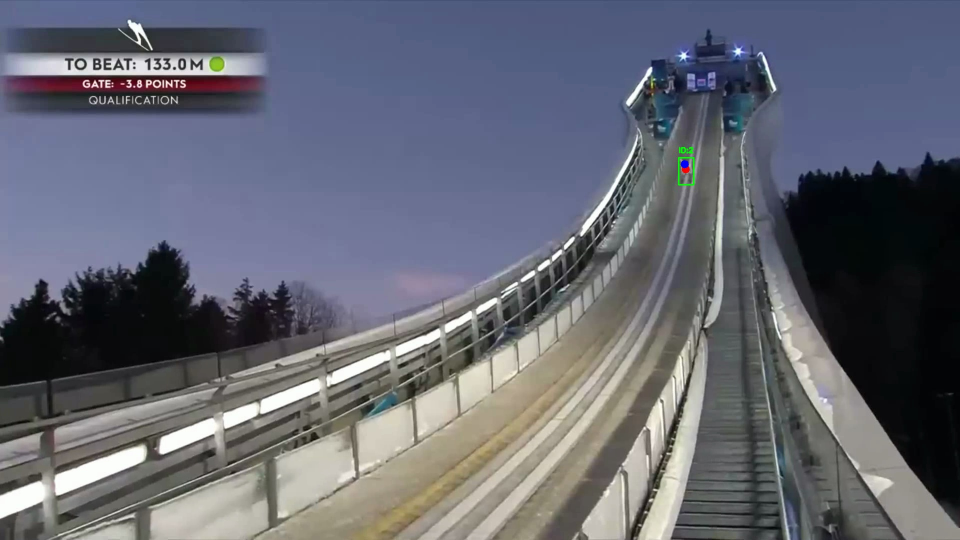
#> input picture report/images/new_images/selected_frame1.jpg, 1920 x 1080 px (shown at 1/2 size)
$ python -i line_extraction.py   (imports and definitions only)   (older library calls are emulated)
#> lines starting #> are read from the running program, lines starting #| are printed output that depends on the picture; after the words box and inside, x2 and y2 are one past the last pixel; in counts of white or black regions, pixels touching at a corner belong together
#> further down, picture is the input picture: shape (1080, 1920, 3); mean B, G, R 114.1, 103.2, 100.8
# Image line extraction operations
# Step one converts the frame to grayscale and smooths it
# Step two applies contrast enhancement and Sobel magnitude before Canny edge detection
# Step three restricts detection to the lower search region controlled by LINE_SEARCH_TOP_RATIO
# Step four optionally runs LSD and Hough segment detectors
# Step five filters segments by length width and edge support
# Step six delegates final deduplication and ranking to tool_line select_lines
# Option USE_LSD_DETECTOR enables the line segment detector path
# Option USE_HOUGH_DETECTOR enables the probabilistic Hough path
# Option USE_VERTICAL_CLOSE_FOR_HOUGH adds vertical morphological closing before Hough
# Options LSD_MIN_LINE_LENGTH_PX LSD_MAX_LINE_WIDTH_PX and LSD_MIN_EDGE_SUPPORT_RATIO tune LSD filtering
# Options HOUGH_ATTEMPTS HOUGH_MIN_LINE_LENGTH_PX and HOUGH_MAX_LINE_GAP_PX tune Hough filtering
# Formula edge support ratio is hits divided by sampled points along the segment
# Formula segment length is sqrt((x2-x1)^2 + (y2-y1)^2)

from __future__ import annotations

import cv2
import numpy as np

from src.track_geometry.tool_line import select_lines


LINE_SEARCH_TOP_RATIO = 0.6
USE_LSD_DETECTOR = True
USE_HOUGH_DETECTOR = False
USE_VERTICAL_CLOSE_FOR_HOUGH = False
VERTICAL_CLOSE_KERNEL_WIDTH = 3
VERTICAL_CLOSE_KERNEL_HEIGHT = 25

LSD_MIN_LINE_LENGTH_PX = 25.0
LSD_MAX_LINE_WIDTH_PX = 6.0
LSD_MIN_EDGE_SUPPORT_RATIO = 0.12
EDGE_SUPPORT_RADIUS_PX = 1

HOUGH_ATTEMPTS = [
    (90, 0.025),
    (65, 0.035),
    (45, 0.045),
]
HOUGH_MIN_LINE_LENGTH_PX = 40
HOUGH_MIN_LINE_LENGTH_RATIO = 0.0
HOUGH_MAX_LINE_GAP_PX = 60

FILTER_MIN_LINE_LENGTH_PX = 20.0
FILTER_MIN_LINE_LENGTH_RATIO = 0.0


# Prepare image edges for detection
def preprocess_for_lines(frame: np.ndarray) -> tuple[np.ndarray, np.ndarray]:
    # Enhance gradients for structural edge detection
    gray = cv2.cvtColor(frame, cv2.COLOR_BGR2GRAY)
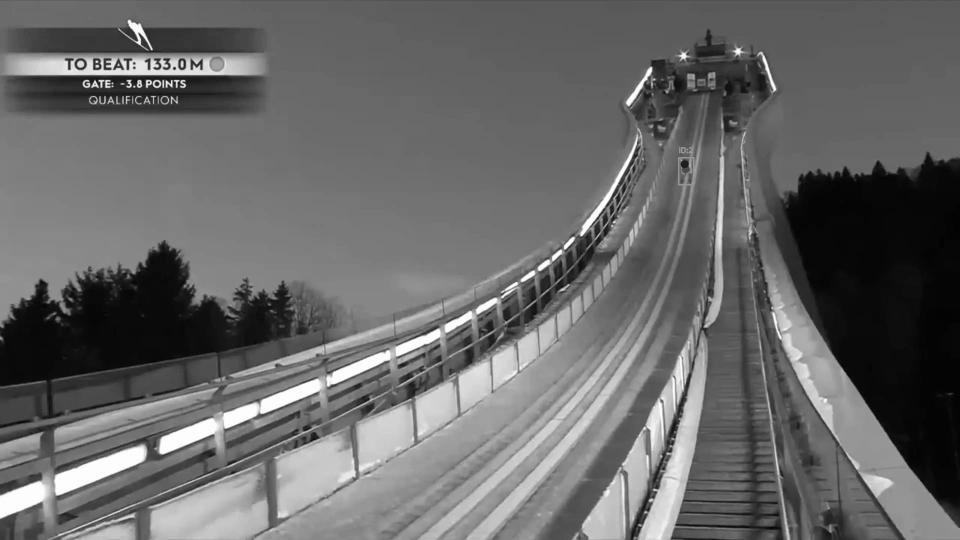
#> gray: shape (1080, 1920) (shown at 1/2 size); min 0, max 255, mean 103.7
    gray = cv2.GaussianBlur(gray, (5, 5), 0)

    clahe = cv2.createCLAHE(clipLimit=2.0, tileGridSize=(8, 8))
    contrast = clahe.apply(gray)
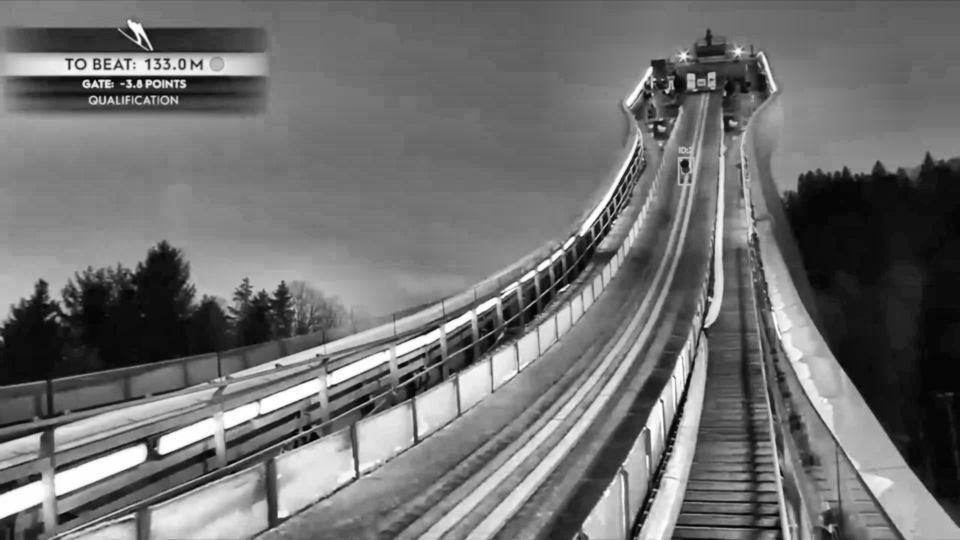
#> contrast: shape (1080, 1920) (shown at 1/2 size); min 2, max 255, mean 112.1

    sobel_x = cv2.Sobel(contrast, cv2.CV_32F, 1, 0, ksize=3)
    sobel_y = cv2.Sobel(contrast, cv2.CV_32F, 0, 1, ksize=3)
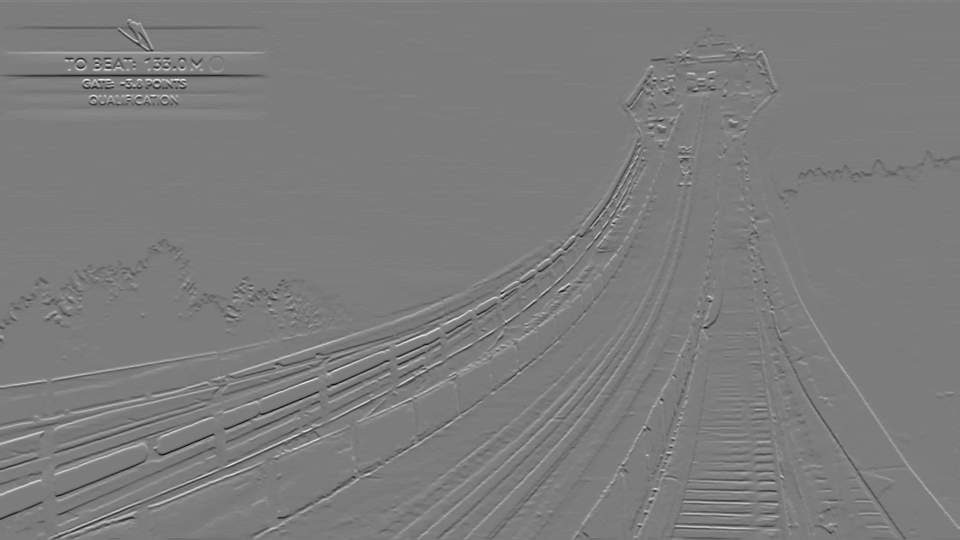
#> sobel_y: shape (1080, 1920) float32 (shown at 1/2 size); min -595, max 619, mean 0.2; drawn with min black and max white
    magnitude = cv2.magnitude(sobel_x, sobel_y)
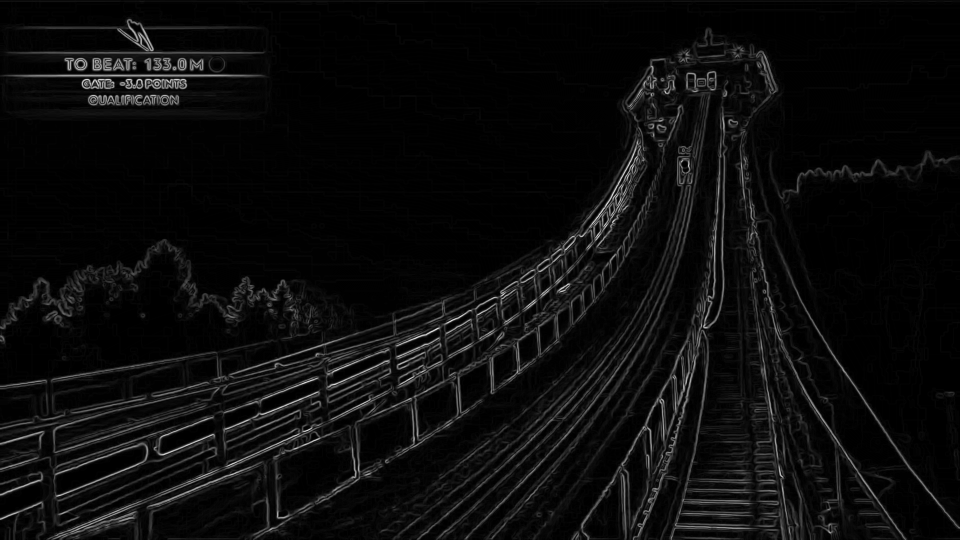
#> magnitude: shape (1080, 1920) float32 (shown at 1/2 size); min 0, max 650.6, mean 31.4; drawn with min black and max white
    magnitude = cv2.normalize(magnitude, None, 0, 255, cv2.NORM_MINMAX).astype(np.uint8)

    enhanced = cv2.addWeighted(contrast, 0.55, magnitude, 0.45, 0.0)
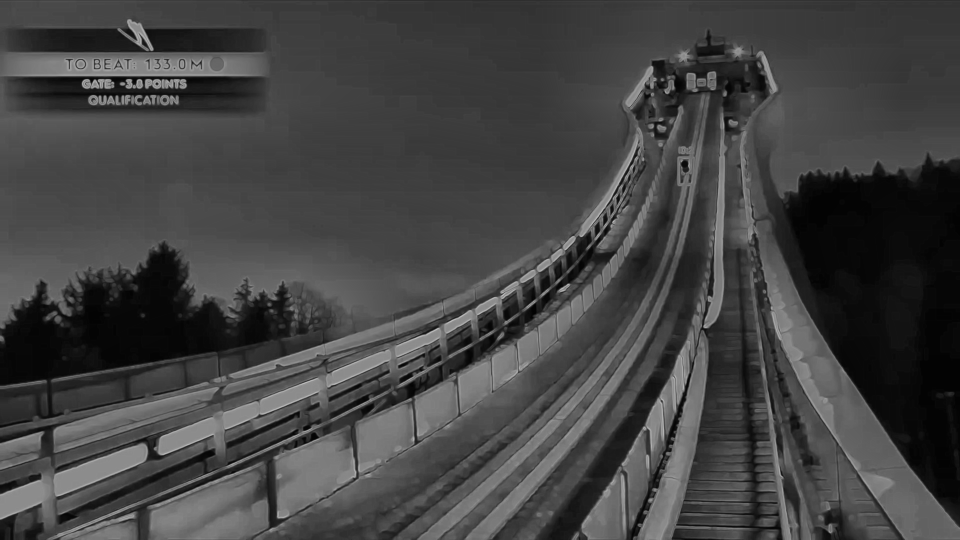
#> enhanced: shape (1080, 1920) (shown at 1/2 size); min 2, max 202, mean 67.1
    median = float(np.median(enhanced))
#> median = 66
    low = int(max(25, 0.66 * median))
#> low = 43
    high = int(min(255, max(low + 35, 1.33 * median)))
#> high = 87

    edges = cv2.Canny(enhanced, low, high, L2gradient=True)
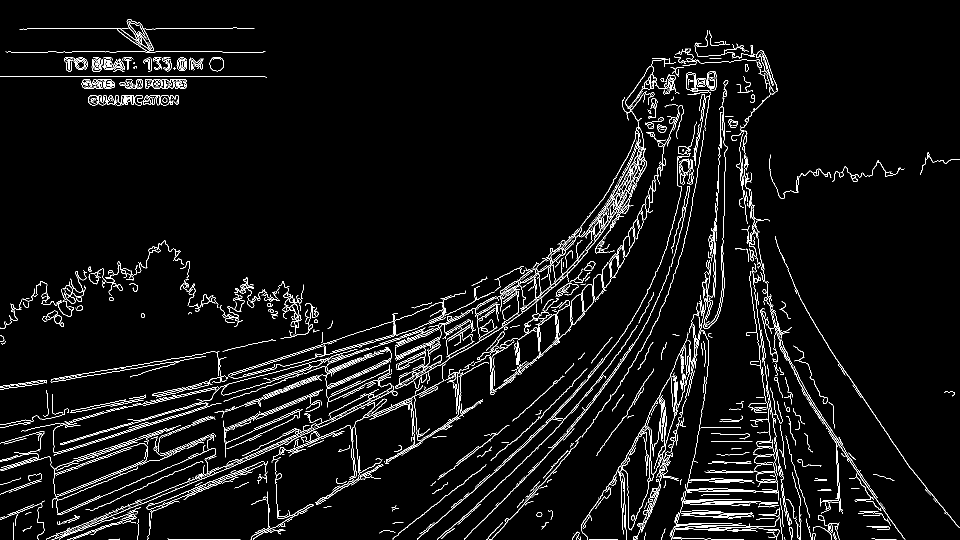
#> edges: shape (1080, 1920) (shown at 1/2 size); 4.3% white in thin lines or dots
    kernel = cv2.getStructuringElement(cv2.MORPH_RECT, (3, 3))
    edges = cv2.morphologyEx(edges, cv2.MORPH_CLOSE, kernel, iterations=1)
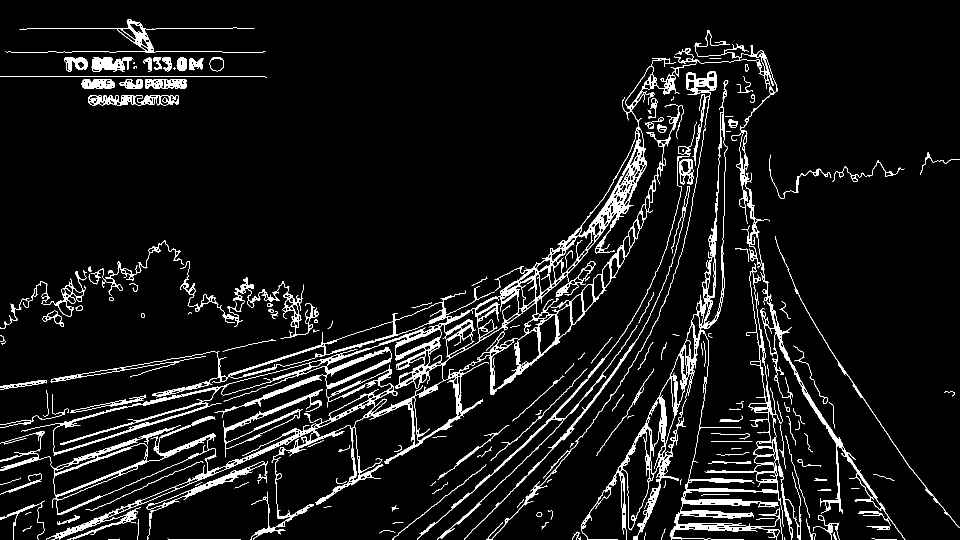
#> edges: shape (1080, 1920) (shown at 1/2 size); 6.8% white; 174 white regions (25 under 20 px), largest, box (x1, y1, x2, y2) and area: (0, 87, 1811, 1080) 66980, (1163, 160, 1457, 1080) 12114, (1339, 526, 1603, 1080) 12021
    return enhanced, edges


# Detect and select image lines
# [21 lines left out: function detect_lines, not called in this run]


# Compute the search region origin
def get_roi_y0(height: int) -> int:
    roi_y0 = int(height * LINE_SEARCH_TOP_RATIO)
    return max(0, min(height - 1, roi_y0))


# Detect segments with the line detector
# [115 lines left out: functions detect_lsd_lines, detect_hough_lines, build_search_edges, edge_support_ratio, not called in this run]


# Round segment coordinates to pixels
def rounded_line(x1: float, y1: float, x2: float, y2: float) -> tuple[int, int, int, int]:
    return (int(round(x1)), int(round(y1)), int(round(x2)), int(round(y2)))

>>> import cv2
>>> picture = cv2.imread('../../report/images/new_images/selected_frame1.jpg')
>>> result = preprocess_for_lines(picture)

$ run again, on report/images/new_images/selected_frame2.jpg
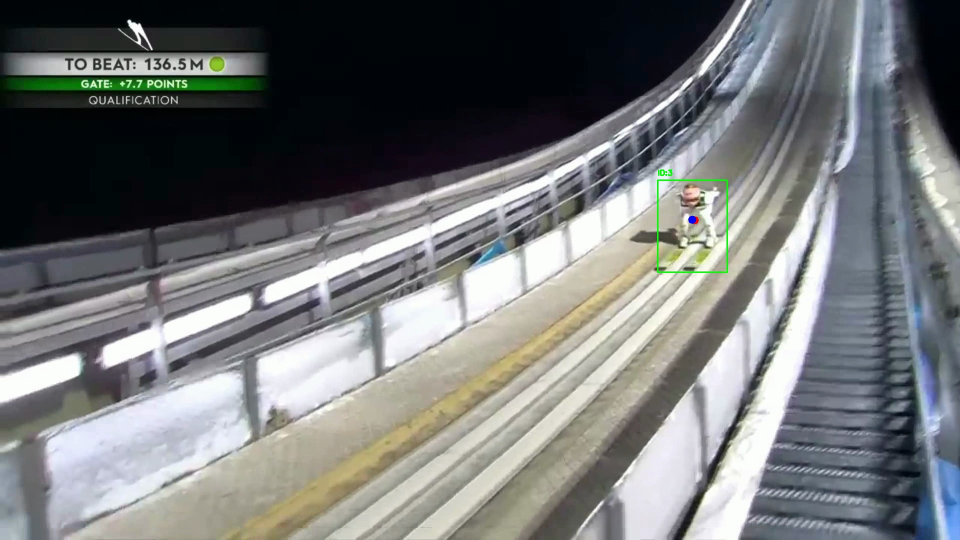
#> input picture report/images/new_images/selected_frame2.jpg, 1920 x 1080 px (shown at 1/2 size)
#> picture is the input picture: shape (1080, 1920, 3); mean B, G, R 118.6, 118.2, 115.9
#> in preprocess_for_lines, `enhanced = cv2.addWeighted(contrast, 0.55, magnitude, 0.45, 0.0)`:
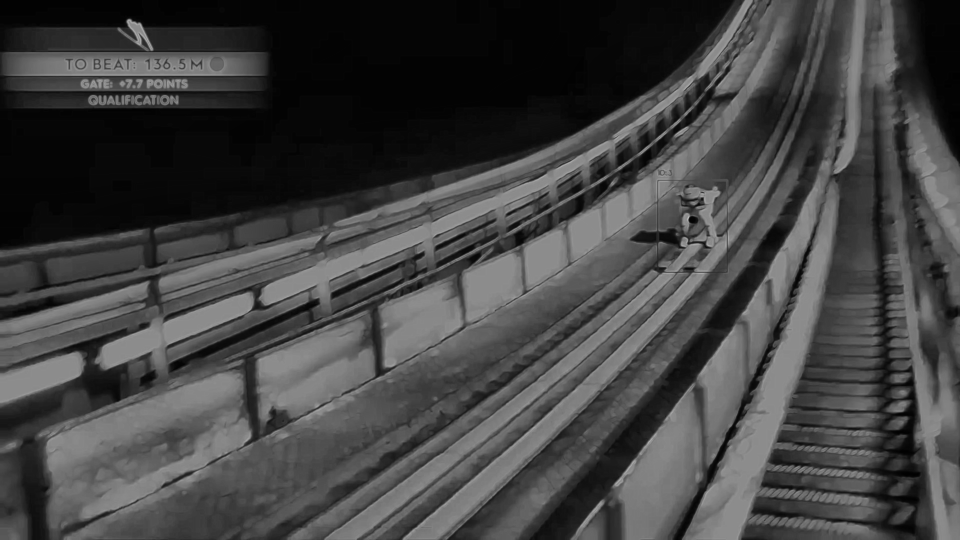
#> enhanced: shape (1080, 1920) (shown at 1/2 size); min 0, max 204, mean 66.9
#> median = 68
#> low = 44
#> high = 90
#> in preprocess_for_lines, `edges = cv2.morphologyEx(edges, cv2.MORPH_CLOSE, kernel, iterations=1)`:
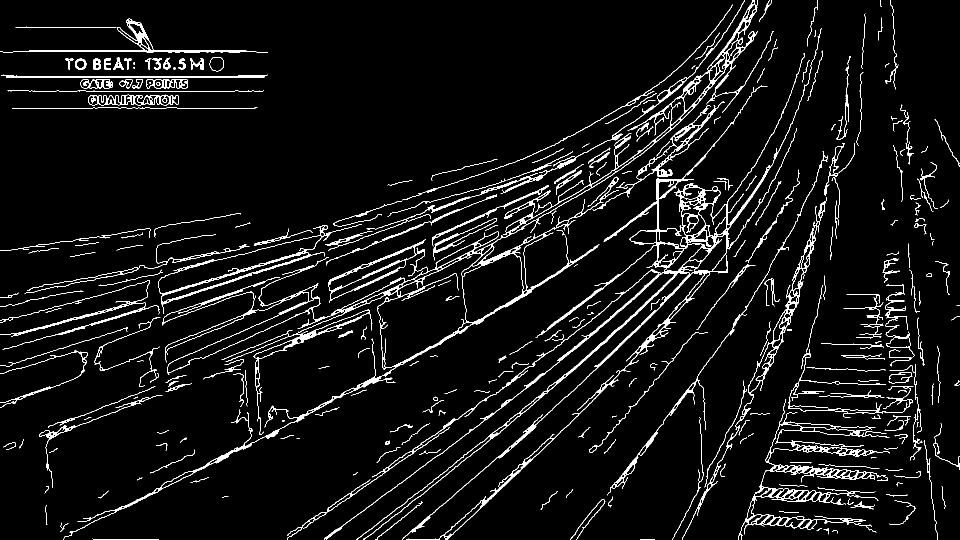
#> edges: shape (1080, 1920) (shown at 1/2 size); 5.6% white; 287 white regions (34 under 20 px), largest, box (x1, y1, x2, y2) and area: (574, 57, 1644, 1080) 23684, (127, 0, 1548, 1080) 22967, (1476, 798, 1779, 1080) 7274
